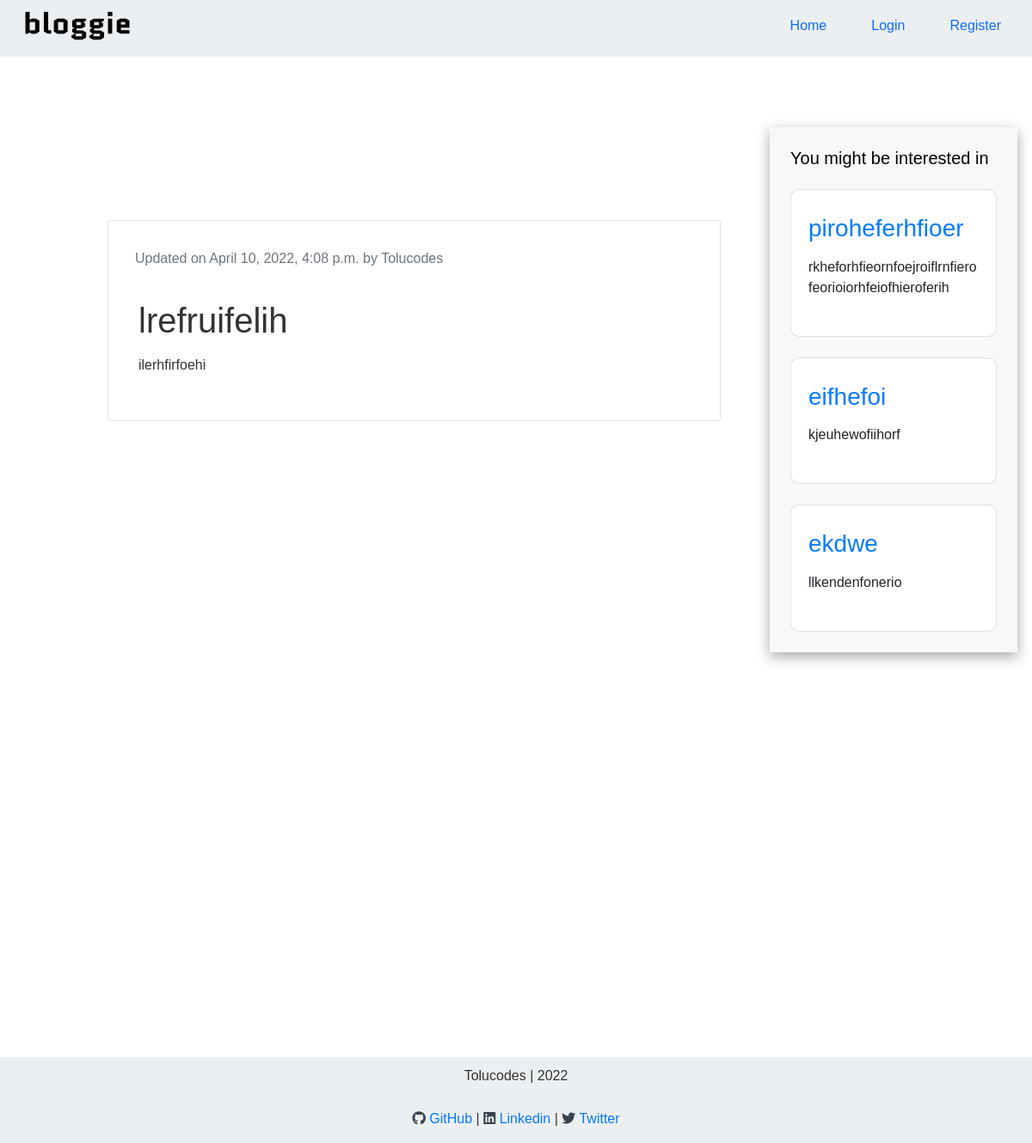
Screenshot of /blog/tolucodes-lrefruifelih/ with the database file from the repository.
### blog/models.py (models this page shows, shortened)
class BlogPost(models.Model):
    title                   = models.CharField(max_length=50, blank=False, null=False)
    body                    = RichTextField(max_length=10000, blank=False, null=False)
    image                   = models.ImageField(upload_to=upload_location, null=True, blank=True)
    date_published          = models.DateTimeField(auto_now_add=True, verbose_name="date published")
    date_updated            = models.DateTimeField(auto_now=True, verbose_name="date updated")
    author                  = models.ForeignKey(settings.AUTH_USER_MODEL, on_delete=models.CASCADE)
    slug                    = models.SlugField(blank=True, unique=True, max_length=255)

### account/models.py (models this page shows, shortened)
class Account(AbstractBaseUser):
    email                   = models.EmailField(unique=True, max_length=50)
    username                = models.CharField(unique=True, max_length=25)
    date_joined             = models.DateTimeField(auto_now_add=True)
    last_login              = models.DateTimeField(auto_now=True)
    is_admin                = models.BooleanField(default=False)
    is_staff                = models.BooleanField(default=False)
    is_active               = models.BooleanField(default=True)
    is_superuser            = models.BooleanField(default=False)
    USERNAME_FIELD = 'email'
    REQUIRED_FIELDS = ['username', ]
    objects = MyAccountManager()
    def __str__(self):
        return self.username

### blog/views.py (the view)
# urls.py: path('<slug>/', blog_details_view, name="blog_details"),
def blog_details_view(request, slug):
    context = {}
    blog_details = get_object_or_404(BlogPost, slug=slug)
    blog_posts = BlogPost.objects.filter(date_published__lte=timezone.now()).order_by('?')[:3]
    context['blog_post'] = blog_posts
    context['blog_details'] = blog_details
    return render(request, 'blog/blog_details.html', context)

### blog/templates/blog/blog_details.html (shortened to what this page needs)
{% extends 'base.html' %}
{% block content %}
<div class="parent" style="margin-top: 10rem;margin-bottom: 20rem;">
    <div class="container">
        <div class="row">
            <div class="card card-page py-3 mt-2 col-lg-9">
                <p class="text-muted px-3 pt-3">
                    Updated on {{blog_details.date_updated}} by {{blog_details.author|title}}
                </p>
                <div class="card-body">
                  <h1 class="card-title">{{blog_details.title}}</h1>
                  <p class="card-text">{{blog_details.body|safe}}</p>
                </div>
              </div>
        </div>
    </div>
    <div>
        {% include 'blog/snippets/blog_side_posts_snippet.html' %}
    </div>
</div>
{% endblock content %}

### templates/base.html (shortened to what this page needs)
{% load static %}
<!DOCTYPE html>
<html lang="en">
<head>
    {% include 'snippets/header.html' %}
</head>
<body>
    <div class="main">
        <div class="container-fluid bg-white px-5">
            <header class="fixed-top" style="background-color: #ECEFF1;">
              <div class="d-flex flex-column flex-md-row align-items-center pb-3 header">
                <a href="/" class="d-flex align-items-center mb-3 mb-md-0 me-md-auto text-dark text-decoration-none">
                    <span class="fs-4 logo-parent">
                        <img class="logo" src="{% static 'cover.png' %}" alt="ee">
                    </span>
                  </a>
                  {% with request.resolver_match.url_name as url_name %}
                    <ul class="nav nav-pills nav-list menu">
                        <li class="nav-item"><a href="{% url 'home_page' %}" class="nav-link {% if url_name == 'home_page' %}active{% endif %}" aria-current="page">Home</a></li>
                        {% if request.user.is_authenticated %}
                        <li class="nav-item"><a href="{% url 'update' %}" class="nav-link {% if url_name == 'update' %}active{% endif %}">Profile</a></li>
                        <li class="nav-item"><a href="{% url 'logout' %}" class="nav-link {% if url_name == 'logout' %}active{% endif %}">Logout</a></li>
                        {% else %}
                        <li class="nav-item"><a href="{% url 'login' %}" class="nav-link {% if url_name == 'login' %}active{% endif %}">Login</a></li>
                        <li class="nav-item active"><a href="{% url 'register' %}" class="nav-link {% if url_name == 'register' %}active{% endif %}">Register</a></li>
                        {% endif %}
                    </ul>
                  {% endwith %}
              </div>
            </header>
          </div>
        <div class="container-fluid content" style="margin-top: 3rem;">
            {% block content %}
            {% endblock content %}
        </div>
    </div>
</body>
<footer class="bg-da" style="background-color: #ECEFF1; color: #333;position:relative;margin-top: 200px;">
    {% include 'snippets/footer.html' %}
</footer>
</html>

### templates/snippets/header.html (shortened to what this page needs)
<link href="https://cdn.jsdelivr.net/npm/bootstrap@5.1.3/dist/css/bootstrap.min.css" rel="stylesheet">
<link href="https://cdn.jsdelivr.net/npm/bootstrap@5.1.3/dist/css/bootstrap.min.css" rel="stylesheet">
<link href="../assets/dist/css/bootstrap.min.css" rel="stylesheet">
<link rel="stylesheet" href="https://cdnjs.cloudflare.com/ajax/libs/font-awesome/6.1.1/css/all.min.css" />

### blog/templates/blog/snippets/blog_side_posts_snippet.html (shortened to what this page needs)
<div class="rightside-posts col-lg-3 d-lg-flex d-none flex-column mt-0" style="border-radius: 10px;margin-top:-40px;">
    <div style="box-shadow: rgba(0, 0, 0, 0.35) 0px 5px 15px;width: fit-content;background-color: #F7F9F9;border: none;" class="px-4 pt-4 side-cards-parent">
        <h5 class="suggestions mb-4 no-italics" style="color: black;white-space: nowrap;">You might be interested in</h5>
        {% for post in blog_post %}
        <div class="blog-post-container my-4">
            <div class="card d-flex flex-column" style="width: 20vw;height: auto;border-radius: 10px;">
                <div class="card-body mt-2 mb-2">
                    <a href="{% url 'blog:blog_details' post.slug %}" class="text-decoration-none">
                        <h3 class="card-title" style="font-style: normal;">{{post.title}}</h3>
                    </a>
                    <p class="card-text" style="font-style: normal;">{{post.body|safe|truncatechars:100}}</p>
                </div>
            </div>
        </div>
    {% endfor %}
    </div>
</div>

### templates/snippets/footer.html (shortened to what this page needs)
<div class="footer d-flex align-items-center flex-column">
    <p class="m-auto">Tolucodes | 2022</p>
    <div class="p-3">
        <a href="https://github.com/Goddy01" class="text-decoration-none">
            <i class="fa-brands fa-github"></i>
            GitHub
        </a> |
        <a href="https://www.linkedin.com/in/godwin-adigun-b5a138219" class="text-decoration-none">
            <i class="fa-brands fa-linkedin" aria-hidden="true"></i>
            Linkedin
        </a> |
        <a href="https://twitter.com/toshix2ro"
        class="text-decoration-none">
        <i class="fa-brands fa-twitter"></i>
            Twitter
        </a>
    </div>
</div>

### templates/snippets/header.html (style rules this page uses)
.container-fluid { position: relative; overflow-x: hidden; }
body { position: relative; overflow-x: hidden; background-color: #fff; font-family: Arial, Helvetica, sans-serif; }
.content { margin: 0; padding: 0; margin-top: 120px; width: 100vw; position: relative; overflow-x: hidden; }
.main { min-height: 100vh; height:100%; margin-top: 20px; }
.header { height: 30px; padding-top: 30px; width: 100%; padding-right: 10px; }
.logo { width: 180px; height: 72px; margin-top: 0px; }
.nav-item { margin: 0 10px; }
.footer { min-height:100px; }
.container { max-width: 960px; }

### blog/templates/blog/blog_details.html (style rules this page uses)
.container { color: #333; }
.header { margin-bottom: 20px; }
.card { max-width: 900px; min-width: 200px; }
.container { padding: 20px; }
.rightside-posts { position: absolute; right: 20px; top: 80px; }
.card-page { width: 50vw; }
@media (min-width: 992px) { .footer { clear: both; position: relative; margin-top: 400px; } }

### blog/templates/blog/snippets/blog_side_posts_snippet.html (style rules this page uses)
.no-italics { font-style: normal; }

### templates/snippets/footer.html (style rules this page uses)
.fa-brands { color: #374150; }

### rows the page displays
BlogPost: date_updated "April 10, 2022, 4:08 p.m.", author "Tolucodes", title "lrefruifelih", body "ilerhfirfoehi"
BlogPost: title "piroheferhfioer", body "rkheforhfieornfoejroiflrnfierofeorioiorhfeiofhieroferih"
BlogPost: title "eifhefoi", body "kjeuhewofiihorf"
BlogPost: title "ekdwe", body "llkendenfonerio"
